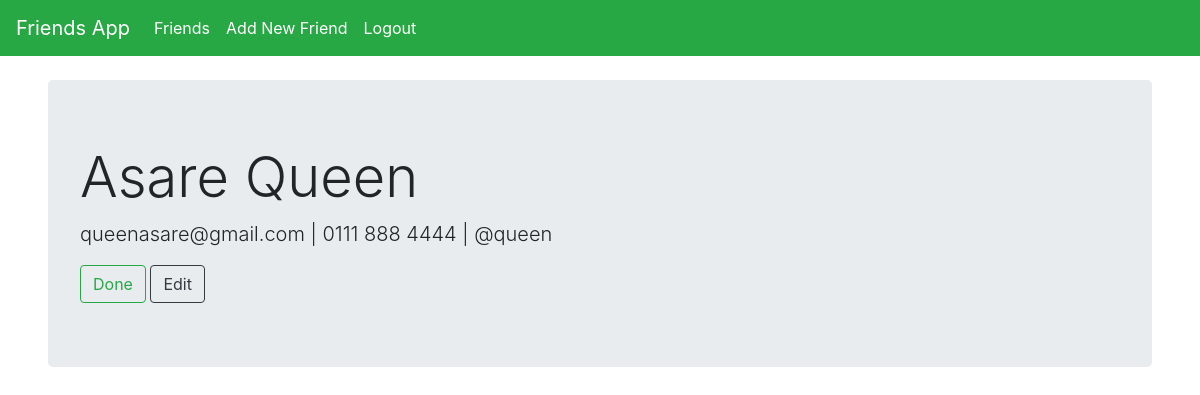
The page /friends/11/show (signed in) on the database its author committed.
### friends/models.py (models this page shows, shortened)
class Friend(models.Model):
  first_name = models.CharField(max_length=500)
  last_name = models.CharField(max_length=500)
  email = models.CharField(max_length=200, unique=True, validators=[validators.EmailValidator()])
  phone = models.CharField(max_length=10, unique=True, validators=[validators.MaxLengthValidator(limit_value=10, message="Enter more than 10 values")])
  twitter_handle = models.CharField(max_length=100, unique=True)

### friends/views.py (the view)
# urls.py: path("<int:friend_id>/show", views.show, name="show"),
@login_required(login_url='login')
def show(request, friend_id: int):
  friend = get_object_or_404(Friend, pk=friend_id)
  context={
    'friend': friend,
    'friend_id': friend_id
  }
  return render(request, 'friends/show.html', context=context)

### friends/templates/friends/show.html
{% extends "header.html" %}
{% block content %}
  {% if friend %}
    <div class="jumbotron mx-5 mt-4">
      <h1 class="display-4">{{ friend.last_name }} {{ friend.first_name }}</h1>
      <p class="lead">{{friend.email}} | {{friend.phone}} | {{friend.twitter_handle}} </p>
      <a class="btn btn-outline-success btn-md" href="{% url 'friends:index' %}" role="button">Done</a>
      <a class="btn btn-outline-dark btn-md" href="{% url 'friends:edit' friend.id %}" role="button">Edit</a>
    </div>
  {% else %}
    <p>Friend with id {{ friend_id }} does not exist</p>
  {% endif %}
{% endblock %}

### rows shown on the page
Friend: last_name "Asare", first_name "Queen", email "queenasare@gmail.com", phone "0111 888 4444", twitter_handle "@queen"
